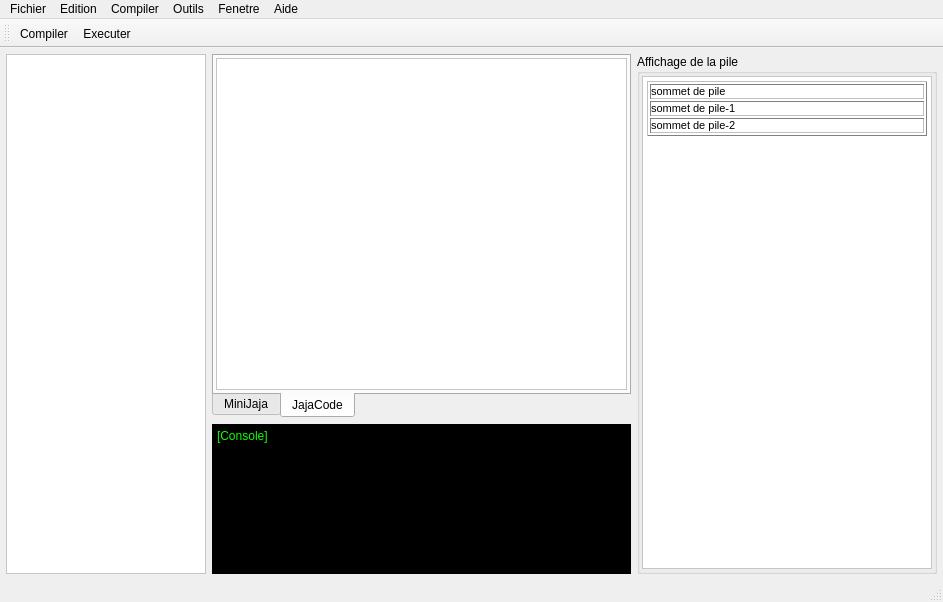
<?xml version="1.0" encoding="UTF-8"?>
<ui version="4.0">
 <class>MainWindow</class>
 <widget class="QMainWindow" name="MainWindow">
  <property name="enabled">
   <bool>true</bool>
  </property>
  <property name="geometry">
   <rect>
    <x>0</x>
    <y>0</y>
    <width>943</width>
    <height>602</height>
   </rect>
  </property>
  <property name="windowTitle">
   <string>MainWindow</string>
  </property>
  <property name="styleSheet">
   <string notr="true"/>
  </property>
  <widget class="QWidget" name="centralWidget">
   <property name="styleSheet">
    <string notr="true"/>
   </property>
   <layout class="QGridLayout" name="gridLayout_2" rowstretch="0,0,0">
    <property name="sizeConstraint">
     <enum>QLayout::SetNoConstraint</enum>
    </property>
    <property name="leftMargin">
     <number>6</number>
    </property>
    <property name="topMargin">
     <number>6</number>
    </property>
    <property name="rightMargin">
     <number>6</number>
    </property>
    <property name="bottomMargin">
     <number>6</number>
    </property>
    <property name="spacing">
     <number>6</number>
    </property>
    <item row="1" column="0" rowspan="2">
     <widget class="QTreeView" name="fileTree">
      <property name="maximumSize">
       <size>
        <width>200</width>
        <height>16777215</height>
       </size>
      </property>
      <property name="styleSheet">
       <string notr="true">background: white; color:black</string>
      </property>
      <property name="showDropIndicator" stdset="0">
       <bool>false</bool>
      </property>
      <property name="dragEnabled">
       <bool>true</bool>
      </property>
      <property name="dragDropMode">
       <enum>QAbstractItemView::DragDrop</enum>
      </property>
     </widget>
    </item>
    <item row="1" column="1">
     <widget class="QTabWidget" name="tabWidget">
      <property name="tabPosition">
       <enum>QTabWidget::South</enum>
      </property>
      <property name="tabShape">
       <enum>QTabWidget::Rounded</enum>
      </property>
      <property name="currentIndex">
       <number>1</number>
      </property>
      <widget class="QWidget" name="tab1">
       <attribute name="title">
        <string>MiniJaja</string>
       </attribute>
       <layout class="QVBoxLayout" name="verticalLayout">
        <property name="spacing">
         <number>2</number>
        </property>
        <property name="leftMargin">
         <number>2</number>
        </property>
        <property name="topMargin">
         <number>2</number>
        </property>
        <property name="rightMargin">
         <number>2</number>
        </property>
        <property name="bottomMargin">
         <number>2</number>
        </property>
        <item>
         <widget class="QTextEdit" name="textZone">
          <property name="enabled">
           <bool>true</bool>
          </property>
          <property name="styleSheet">
           <string notr="true">background: white; color: black;</string>
          </property>
         </widget>
        </item>
       </layout>
      </widget>
      <widget class="QWidget" name="tabJajaCode">
       <attribute name="title">
        <string>JajaCode</string>
       </attribute>
       <layout class="QVBoxLayout" name="verticalLayout_2">
        <property name="spacing">
         <number>2</number>
        </property>
        <property name="leftMargin">
         <number>2</number>
        </property>
        <property name="topMargin">
         <number>2</number>
        </property>
        <property name="rightMargin">
         <number>2</number>
        </property>
        <property name="bottomMargin">
         <number>2</number>
        </property>
        <item>
         <widget class="QTextEdit" name="textZone2">
          <property name="styleSheet">
           <string notr="true">background: white; color: black;</string>
          </property>
         </widget>
        </item>
       </layout>
      </widget>
     </widget>
    </item>
    <item row="2" column="1">
     <widget class="QTextBrowser" name="console">
      <property name="maximumSize">
       <size>
        <width>16777215</width>
        <height>150</height>
       </size>
      </property>
      <property name="styleSheet">
       <string notr="true">background: black;</string>
      </property>
      <property name="html">
       <string>&lt;!DOCTYPE HTML PUBLIC &quot;-//W3C//DTD HTML 4.0//EN&quot; &quot;http://www.w3.org/TR/REC-html40/strict.dtd&quot;&gt;
&lt;html&gt;&lt;head&gt;&lt;meta name=&quot;qrichtext&quot; content=&quot;1&quot; /&gt;&lt;style type=&quot;text/css&quot;&gt;
p, li { white-space: pre-wrap; }
&lt;/style&gt;&lt;/head&gt;&lt;body style=&quot; font-family:'Sans Serif'; font-size:9pt; font-weight:400; font-style:normal;&quot;&gt;
&lt;p style=&quot; margin-top:0px; margin-bottom:0px; margin-left:0px; margin-right:0px; -qt-block-indent:0; text-indent:0px;&quot;&gt;&lt;span style=&quot; color:#11ff00;&quot;&gt;[Console]&lt;/span&gt;&lt;/p&gt;&lt;/body&gt;&lt;/html&gt;</string>
      </property>
     </widget>
    </item>
    <item row="1" column="2" rowspan="2">
     <widget class="QGroupBox" name="groupBox">
      <property name="minimumSize">
       <size>
        <width>200</width>
        <height>250</height>
       </size>
      </property>
      <property name="maximumSize">
       <size>
        <width>300</width>
        <height>16777215</height>
       </size>
      </property>
      <property name="title">
       <string>Affichage de la pile</string>
      </property>
      <layout class="QVBoxLayout" name="verticalLayout_3">
       <property name="spacing">
        <number>2</number>
       </property>
       <property name="leftMargin">
        <number>2</number>
       </property>
       <property name="topMargin">
        <number>2</number>
       </property>
       <property name="rightMargin">
        <number>2</number>
       </property>
       <property name="bottomMargin">
        <number>2</number>
       </property>
       <item>
        <widget class="QTextEdit" name="textMemo">
         <property name="styleSheet">
          <string notr="true">background-color:white;</string>
         </property>
         <property name="html">
          <string>&lt;!DOCTYPE HTML PUBLIC &quot;-//W3C//DTD HTML 4.0//EN&quot; &quot;http://www.w3.org/TR/REC-html40/strict.dtd&quot;&gt;
&lt;html&gt;&lt;head&gt;&lt;meta name=&quot;qrichtext&quot; content=&quot;1&quot; /&gt;&lt;style type=&quot;text/css&quot;&gt;
p, li { white-space: pre-wrap; }
&lt;/style&gt;&lt;/head&gt;&lt;body style=&quot; font-family:'Sans Serif'; font-size:9pt; font-weight:400; font-style:normal;&quot;&gt;
&lt;table border=&quot;1&quot; style=&quot; margin-top:0px; margin-bottom:0px; margin-left:0px; margin-right:0px;&quot; width=&quot;100%&quot; cellspacing=&quot;2&quot; cellpadding=&quot;0&quot;&gt;
&lt;tr&gt;
&lt;td&gt;
&lt;p style=&quot; margin-top:0px; margin-bottom:0px; margin-left:0px; margin-right:0px; -qt-block-indent:0; text-indent:0px;&quot;&gt;&lt;span style=&quot; font-size:8pt;&quot;&gt;sommet de pile &lt;/span&gt;&lt;/p&gt;&lt;/td&gt;&lt;/tr&gt;
&lt;tr&gt;
&lt;td&gt;
&lt;p style=&quot; margin-top:0px; margin-bottom:0px; margin-left:0px; margin-right:0px; -qt-block-indent:0; text-indent:0px;&quot;&gt;&lt;span style=&quot; font-size:8pt;&quot;&gt;sommet de pile-1 &lt;/span&gt;&lt;/p&gt;&lt;/td&gt;&lt;/tr&gt;
&lt;tr&gt;
&lt;td&gt;
&lt;p style=&quot; margin-top:0px; margin-bottom:0px; margin-left:0px; margin-right:0px; -qt-block-indent:0; text-indent:0px;&quot;&gt;&lt;span style=&quot; font-size:8pt;&quot;&gt;sommet de pile-2 &lt;/span&gt;&lt;/p&gt;&lt;/td&gt;&lt;/tr&gt;&lt;/table&gt;&lt;/body&gt;&lt;/html&gt;</string>
         </property>
        </widget>
       </item>
      </layout>
     </widget>
    </item>
   </layout>
  </widget>
  <widget class="QMenuBar" name="menuBar">
   <property name="geometry">
    <rect>
     <x>0</x>
     <y>0</y>
     <width>943</width>
     <height>19</height>
    </rect>
   </property>
   <widget class="QMenu" name="menufichier">
    <property name="title">
     <string>Fichier</string>
    </property>
    <addaction name="actionOuvrir"/>
    <addaction name="actionNouveau_Fichier"/>
    <addaction name="actionSauvegarder"/>
    <addaction name="actionSauvegarder_sous"/>
    <addaction name="separator"/>
    <addaction name="actionFermer"/>
    <addaction name="separator"/>
    <addaction name="actionQuitter"/>
   </widget>
   <widget class="QMenu" name="menuEdition">
    <property name="title">
     <string>Edition</string>
    </property>
   </widget>
   <widget class="QMenu" name="menuCompiler">
    <property name="title">
     <string>Compiler</string>
    </property>
   </widget>
   <widget class="QMenu" name="menuOutils">
    <property name="title">
     <string>Outils</string>
    </property>
   </widget>
   <widget class="QMenu" name="menuFenetre">
    <property name="title">
     <string>Fenetre</string>
    </property>
   </widget>
   <widget class="QMenu" name="menuAide">
    <property name="title">
     <string>Aide</string>
    </property>
   </widget>
   <addaction name="menufichier"/>
   <addaction name="menuEdition"/>
   <addaction name="menuCompiler"/>
   <addaction name="menuOutils"/>
   <addaction name="menuFenetre"/>
   <addaction name="menuAide"/>
  </widget>
  <widget class="QToolBar" name="mainToolBar">
   <attribute name="toolBarArea">
    <enum>TopToolBarArea</enum>
   </attribute>
   <attribute name="toolBarBreak">
    <bool>false</bool>
   </attribute>
   <addaction name="actionCompiler"/>
   <addaction name="actionExecuter"/>
  </widget>
  <widget class="QStatusBar" name="statusBar"/>
  <action name="actionCompiler">
   <property name="text">
    <string>Compiler</string>
   </property>
   <property name="toolTip">
    <string>Lancer la compilation</string>
   </property>
  </action>
  <action name="actionExecuter">
   <property name="text">
    <string>Executer</string>
   </property>
   <property name="toolTip">
    <string>Lancer l'éxecution</string>
   </property>
  </action>
  <action name="actionOuvrir">
   <property name="text">
    <string>Ouvrir</string>
   </property>
  </action>
  <action name="actionSauvegarder">
   <property name="enabled">
    <bool>false</bool>
   </property>
   <property name="text">
    <string>Sauvegarder</string>
   </property>
  </action>
  <action name="actionQuitter">
   <property name="text">
    <string>Quitter</string>
   </property>
  </action>
  <action name="actionFermer">
   <property name="text">
    <string>Fermer</string>
   </property>
  </action>
  <action name="actionSauvegarder_sous">
   <property name="text">
    <string>Sauvegarder sous ...</string>
   </property>
   <property name="toolTip">
    <string>Sauvegarder sous</string>
   </property>
  </action>
  <action name="actionNouveau_Fichier">
   <property name="text">
    <string>Nouveau Fichier</string>
   </property>
  </action>
 </widget>
 <layoutdefault spacing="6" margin="11"/>
 <resources/>
 <connections/>
</ui>
